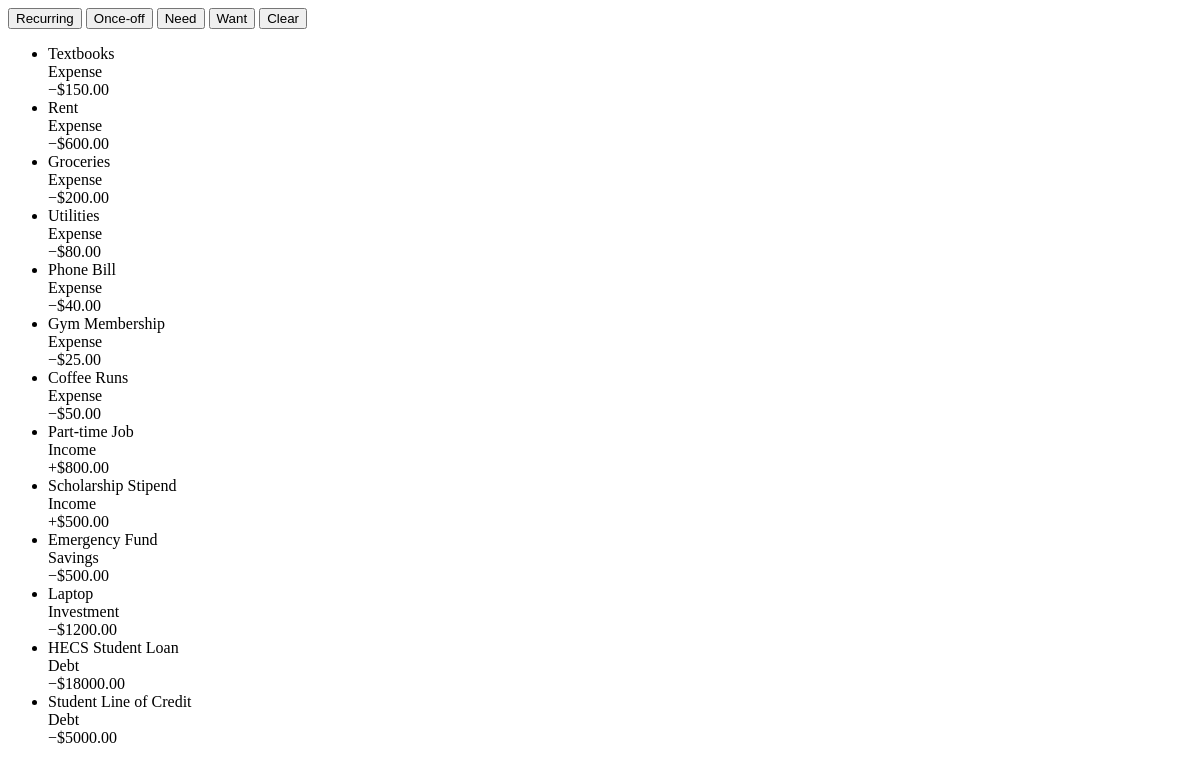
/breakdown_list (signed in), run on the app's committed database.
### app/models.py (models this page shows)
class Expense(db.Model):
    id = db.Column(db.Integer, primary_key=True)
    user_id = db.Column(db.Integer, db.ForeignKey('user.id'), nullable=False)
    name = db.Column(db.String(100), nullable=False)          # transaction name
    type = db.Column(db.String(20), nullable=False)           # expense, income, investment, etc.
    amount = db.Column(db.Float, nullable=False)
    tags = db.Column(db.Text)                                 # NEW: combined JSON (frequency + importance)
    notes = db.Column(db.String(200))                         # optional (keep if you want)
    created_at = db.Column(db.Date, default=date.today)       # optional: when the record was created

### app/routes.py (the view)
@main.route('/breakdown_list', methods=['GET','POST'])
@login_required
def breakdown_list():
    user_expenses = Expense.query.filter_by(user_id=current_user.id).all()
    if request.method == 'POST':
        data = request.get_json() or {}
        freq_filters = data.get('frequency', [])
        imp_filters = data.get('importance', [])
    else:
        freq_filters = imp_filters = []
    filtered = []
    for exp in user_expenses:
        tags = json.loads(exp.tags or '{}')
        freq = tags.get('frequency','')
        imp = tags.get('importance','')
        if isinstance(imp, list):
            imp = imp[0] if imp else ''
        if freq_filters and freq not in freq_filters:
            continue
        if imp_filters and imp not in imp_filters:
            continue
        filtered.append({
            'name':   exp.name,
            'type':   exp.type,
            'amount': exp.amount,
            'tags':   { 'frequency': freq, 'importance': imp }
        })
    if request.method == 'POST':
        return render_template(
            'visualise_components/cashflow_items.html',
            transactions=filtered
        )
    return render_template(
        'visualise_components/cashflow_list.html',
        transactions=filtered
    )

### app/__init__.py (called while the page is built)
def create_app(testing=False):
    app = Flask(__name__)
    app.config['SECRET_KEY'] = 'dev'
    if testing:
        app.config['TESTING'] = True
        app.config['SQLALCHEMY_DATABASE_URI'] = 'sqlite:///:memory:'
        app.config['WTF_CSRF_ENABLED'] = False  # Disable CSRF for form testing
    else:
        app.config['SQLALCHEMY_DATABASE_URI'] = 'sqlite:///studysync.db'
        app.config['WTF_CSRF_ENABLED'] = True
    db.init_app(app)
    migrate.init_app(app, db)
    login_manager.init_app(app)
    @login_manager.user_loader
    def load_user(user_id):
        return User.query.get(int(user_id))
    from .routes import main as main_blueprint
    app.register_blueprint(main_blueprint)
    return app

### app/templates/visualise_components/cashflow_list.html (shortened to what this page needs)
<div class="bg-[#1e1e1e] p-6 rounded-xl border border-[#333] flex flex-col h-80">
  <div class="flex flex-wrap gap-2 mb-4">
    <button type="button"
            class="filter-btn px-3 py-1 rounded-full border border-[#555555] bg-transparent text-[#bbbbbb] text-xs font-medium hover:bg-[#2a2a2a] transition"
            data-filter-key="frequency"
            data-filter-val="Recurring">
      Recurring
    </button>
    <button type="button"
            class="filter-btn px-3 py-1 rounded-full border border-[#555555] bg-transparent text-[#bbbbbb] text-xs font-medium hover:bg-[#2a2a2a] transition"
            data-filter-key="frequency"
            data-filter-val="Once-off">
      Once-off
    </button>
    <button type="button"
            class="filter-btn px-3 py-1 rounded-full border border-[#555555] bg-transparent text-[#bbbbbb] text-xs font-medium hover:bg-[#2a2a2a] transition"
            data-filter-key="importance"
            data-filter-val="Need">
      Need
    </button>
    <button type="button"
            class="filter-btn px-3 py-1 rounded-full border border-[#555555] bg-transparent text-[#bbbbbb] text-xs font-medium hover:bg-[#2a2a2a] transition"
            data-filter-key="importance"
            data-filter-val="Want">
      Want
    </button>
    <button id="clearFilters"
            type="button"
            class="ml-auto text-sm text-gray-400 hover:underline">
      Clear
    </button>
  </div>
  <ul id="breakdownList" class="flex-1 overflow-y-auto divide-y divide-[#333] pr-4">
    {% for tx in transactions %}
      <li class="py-2 flex justify-between items-center"
          data-frequency="{{ tx.tags.frequency }}"
          data-importance="{{ tx.tags.importance }}">
        <div class="space-y-0.5">
          <div class="font-medium">{{ tx.name }}</div>
          <div class="text-xs text-gray-500">{{ tx.type|capitalize }}</div>
        </div>
        <div class="font-medium">
          {{ '+' if tx.type == 'income' else '−' }}${{ '%.2f'|format(tx.amount) }}
        </div>
      </li>
    {% else %}
      <li class="py-2 text-gray-500">No transactions to display.</li>
    {% endfor %}
  </ul>
</div>

### app/templates/visualise_components/cashflow_list.html (style rules this page uses)
#breakdownList { padding-right: 1rem; scrollbar-width: thin; scrollbar-color: #333333 #1e1e1e; }

### data on the page
Expense: name "Textbooks", type "Expense", type "−", amount "150.00"
Expense: name "Rent", type "Expense", type "−", amount "600.00"
Expense: name "Groceries", type "Expense", type "−", amount "200.00"
Expense: name "Utilities", type "Expense", type "−", amount "80.00"
Expense: name "Phone Bill", type "Expense", type "−", amount "40.00"
Expense: name "Gym Membership", type "Expense", type "−", amount "25.00"
Expense: name "Coffee Runs", type "Expense", type "−", amount "50.00"
Expense: name "Part-time Job", type "Income", type "+", amount "800.00"
Expense: name "Scholarship Stipend", type "Income", type "+", amount "500.00"
Expense: name "Emergency Fund", type "Savings", type "−", amount "500.00"
Expense: name "Laptop", type "Investment", type "−", amount "1200.00"
Expense: name "HECS Student Loan", type "Debt", type "−", amount "18000.00"
Expense: name "Student Line of Credit", type "Debt", type "−", amount "5000.00"
